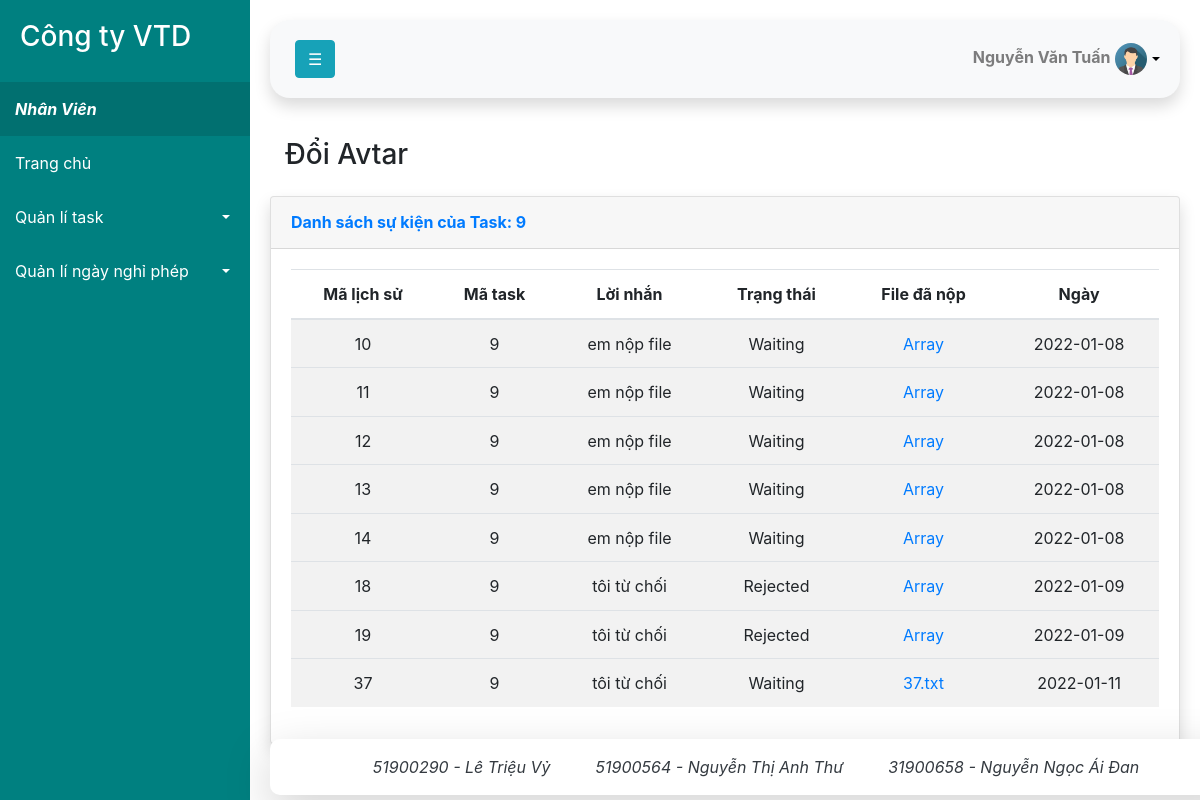
Screenshot of /quanly_task/history_task.php?task_id=9 (signed in) with the database file from the repository.
### tables this page shows
CREATE TABLE `nhanvien` (
  `manv` varchar(50) NOT NULL,
  `username` varchar(50) NOT NULL,
  `password` varchar(500) NOT NULL,
  `tennv` varchar(128) NOT NULL,
  `loainv` varchar(100) NOT NULL,
  `tenphongban` varchar(128) DEFAULT NULL,
  `avt` varchar(500) NOT NULL DEFAULT 'avatar.png',
  `songaynghi` int(11) NOT NULL
);

CREATE TABLE `history_submit` (
  `history_id` int(11) NOT NULL,
  `task_id` int(11) NOT NULL,
  `comment` varchar(5000) DEFAULT NULL,
  `trangthai` varchar(50) NOT NULL DEFAULT 'New',
  `file_submit` varchar(500) DEFAULT NULL,
  `date` date DEFAULT NULL
);

### www/db.php (called while the page is built, shortened)
<?php
    function open_database()
    {
        $host = 'mysql-server';
        $user = 'root';
        $pass = 'root';
        $dbname = 'nhanvien';
        $con = mysqli_connect($host, $user, $pass, $dbname);
        return $con;
    }
    function update_loainv()
    {
        $con = open_database();
        $username=$_SESSION['username'];
        $query = "select * from `nhanvien` WHERE username = '$username'";
        $results = mysqli_query($con, $query);
        $count= mysqli_num_rows($results);
        if($count==1)
        {
            $loainv=$results->fetch_assoc()['loainv'];
        }
        return $loainv;
    }
?>

### www/quanly_task/history_task.php (the view, shortened to what this page needs)
<?php
    include_once('../db.php');
    $task_id = "";
    $count="";
    $error="";
    $con = open_database();
    if(isset($_GET['task_id']))
    {
        $task_id = $_GET['task_id'];
        if(empty($task_id) || !is_numeric($task_id))
        {
            $error = "Mã task không hợp lệ";
        }
        else
        {
            $query = "SELECT * FROM `history_submit` WHERE task_id = $task_id";
            $results = mysqli_query($con, $query);
            $count= mysqli_num_rows($results);
        }
    }
    else
    {
        $error ="Không nhận được mã task";
    }
?>
<!DOCTYPE html>
<html lang="en">
<head>
	<link rel="stylesheet" href="https://maxcdn.bootstrapcdn.com/bootstrap/4.5.2/css/bootstrap.min.css">
	<link rel="stylesheet" href="/style.css">
</head>
<body>
    <div class="wrapper">
        <?php
            include('../page/sidebar.php');
        ?>
        <div id="content">
                <?php include('../page/header.php');?>
                <div class="container-fluid">
                    <div class="d-sm-flex align-items-center justify-content-between mb-4">
                        <h1 class="h3 mb-0 text-gray-800">Đổi Avtar</h1>
                    </div>
                </div>
                <div class="card shadow mb-4">
                        <div class="card-header py-3">
                            <h6 class="m-0 font-weight-bold text-primary">Danh sách sự kiện của Task: <?=$task_id?></h6>
                        </div>
                        <div class="card-body">
                            <div class="table-responsive">
                                <table class="table table-striped text-center" width="100%" cellspacing="0">
                                    <thead>
                                        <tr>
                                            <th>Mã lịch sử</th>
                                            <th>Mã task</th>
                                            <th>Lời nhắn</th>
                                            <th>Trạng thái</th>
                                            <th>File đã nộp</th>
                                            <th>Ngày</th>
                                        </tr>
                                    </thead>
                                    <tbody>
<?php
        if(empty($error))
        {
            if($count!=0)
            {
                while($data = $results->fetch_assoc())
                {
                        echo'
                        <tr>
                            <td>'.$data['history_id'].'</td>
                            <td>'.$data['task_id'].'</td>
                            <td>'.$data['comment'].'</td>
                            <td>'.$data['trangthai'].'</td>
                            <td><a href="../download.php?id='.$data['file_submit'].'">'.basename($data['file_submit']).'</a></td>
                            <td>'.$data['date'].'</td>
                        <tr>';
                }
            }
            else
            {
                $error = "Chưa có dữ liệu";
            }
        }
?>
                                    </tbody>
                                </table>
                            </div>
                        </div>
                </div>
                <?php include('../page/footer.php');   ?>
        </div>
    </div>
</body>
</html>

### www/page/sidebar_nhanvien.php (shortened to what this page needs)
<nav id="sidebar">
            <div class="sidebar-header">
                <h3>Công ty VTD</h3>
            </div>
            <ul class="list-unstyled components">
                <li class="nav-item active">
                    <a><i><?=$loainv?></i></a>
                </li>
                <li class="nav-item">
                <a class="nav-link" href="../index.php">
                    <span>Trang chủ</span></a>
                </li>
                <li class="nav-item">
                    <a href="#menu1" data-toggle="collapse" aria-expanded="false" class="dropdown-toggle">Quản lí task</a>
                </li>
                <li class="nav-item">
                    <a href="#menu2" data-toggle="collapse" aria-expanded="false" class="dropdown-toggle">Quản lí ngày nghỉ phép</a>
                </li>
            </ul>
        </nav>

### www/style.css (style rules this page uses)
table { margin-bottom: 150px; }
.dropdown-toggle::after { display: block; position: absolute; transform: translateY(-50%); top: 50%; color: black; right: 20px; }
a[data-toggle="collapse"] { position: relative; }
.wrapper { width:100%; align-items:stretch; display:flex; }
#sidebar { background: teal; color:white; min-width:250px; max-width:250px; transition: all 0.5s; }
#sidebar .sidebar-header { padding: 20px; font-weight: bold; color: while; }
#sidebar ul li a { color: white; text-decoration: none; transition: all 0.3s; display: block; padding: 15px; font-size:medium; }
#sidebar ul li.active>a,a[aria-expanded="true"] { color: white; background: rgb(1, 112, 112); font-weight: bold; }
#sidebar ul li .dropdown-toggle::after { display: block; position: absolute; transform: translateY(-50%); top: 50%; color: white; right: 20px; }
#content { min-height:100vh; width:100%; padding:20px; }

### rows the page displays
nhanvien: loainv "Nhân Viên"
history_submit: history_id "10", task "9", comment "em nộp file", trangthai "Waiting", file_submit "Array", date "2022-01-08"
history_submit: history_id "11", task "9", comment "em nộp file", trangthai "Waiting", file_submit "Array", date "2022-01-08"
history_submit: history_id "12", task "9", comment "em nộp file", trangthai "Waiting", file_submit "Array", date "2022-01-08"
history_submit: history_id "13", task "9", comment "em nộp file", trangthai "Waiting", file_submit "Array", date "2022-01-08"
history_submit: history_id "14", task "9", comment "em nộp file", trangthai "Waiting", file_submit "Array", date "2022-01-08"
history_submit: history_id "18", task "9", comment "tôi từ chối", trangthai "Rejected", file_submit "Array", date "2022-01-09"
history_submit: history_id "19", task "9", comment "tôi từ chối", trangthai "Rejected", file_submit "Array", date "2022-01-09"
history_submit: history_id "37", task "9", comment "tôi từ chối", trangthai "Waiting", file_submit "37.txt", date "2022-01-11"

### other values shown
$ten_nv "Nguyễn Văn Tuấn"
$task_id "9"
